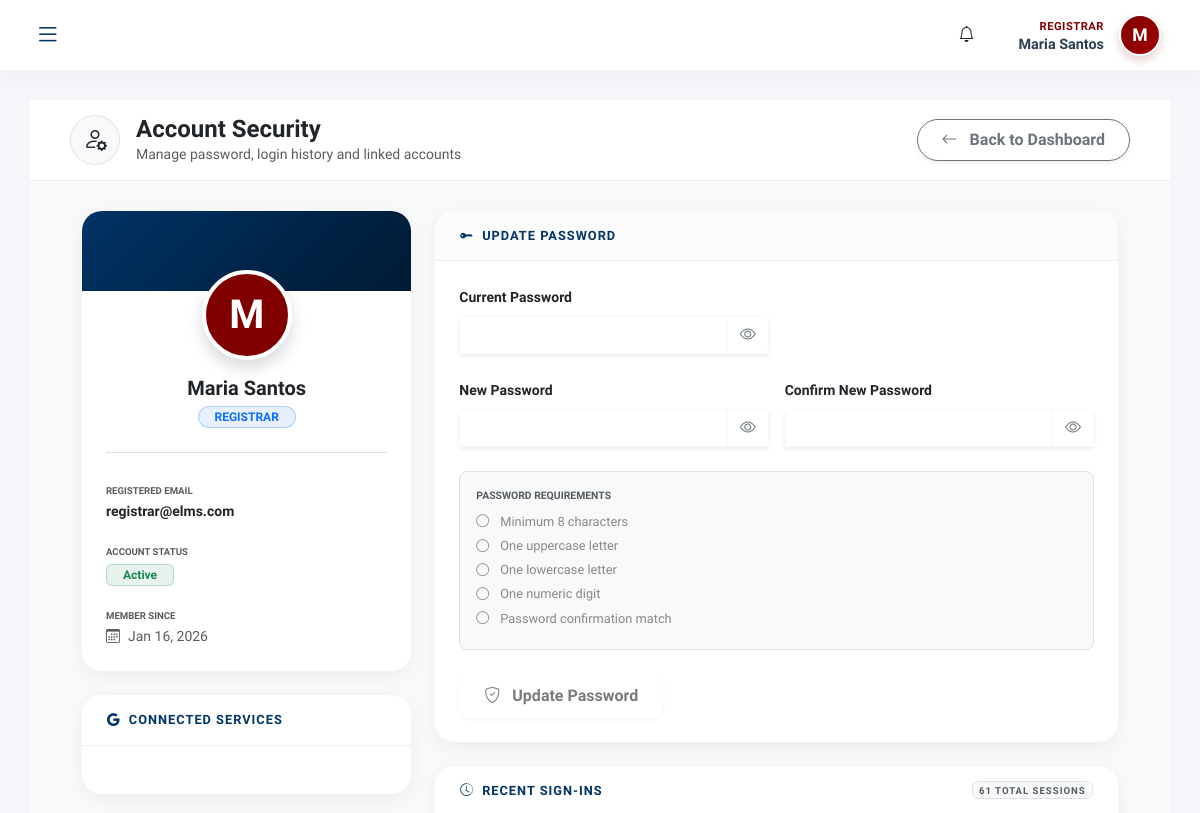
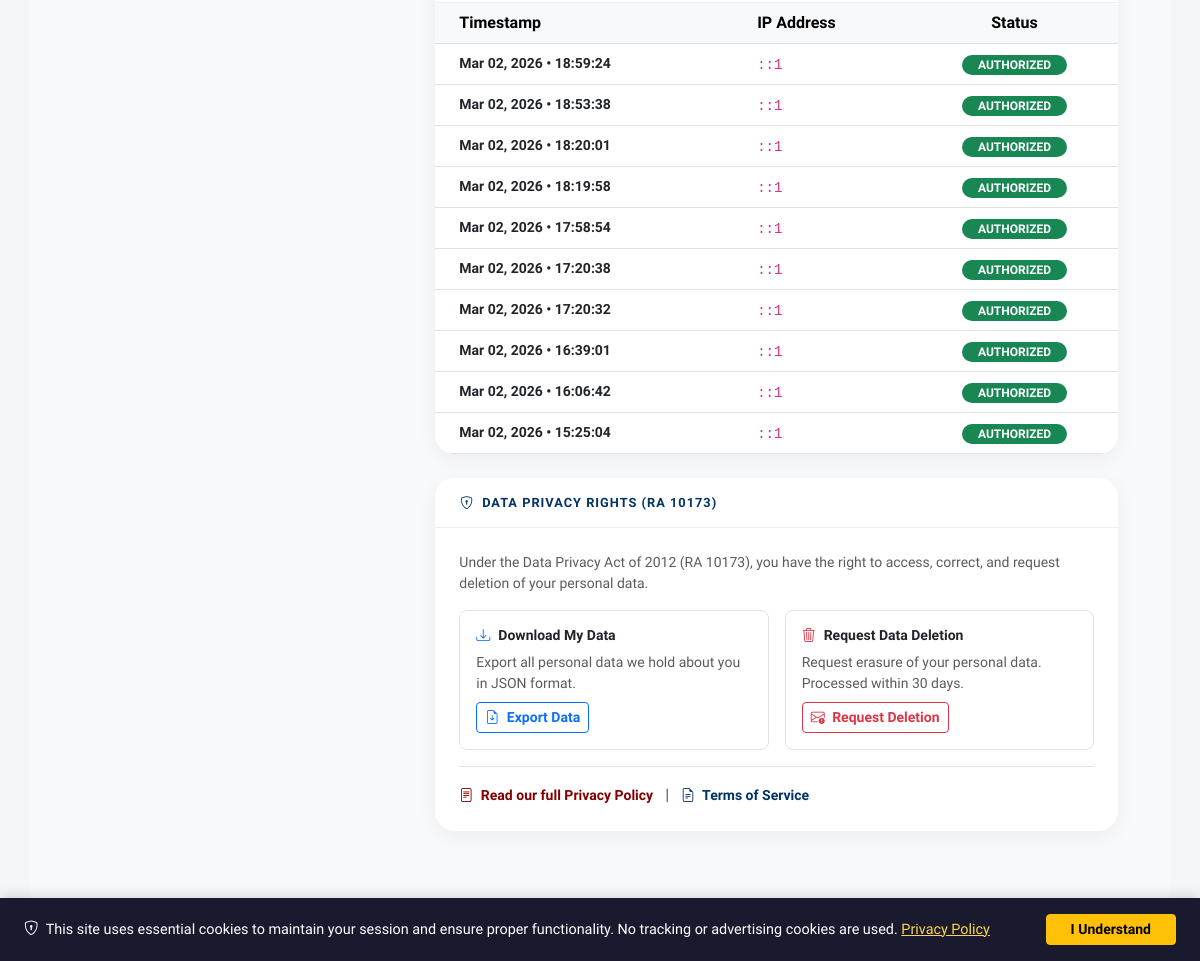
Screenshot of /modules/common/account_settings.php (signed in) with the database file from the repository (2 pictures, top to bottom).
### tables this page shows
CREATE TABLE `users` (
  `id` int(10) UNSIGNED NOT NULL,
  `email` varchar(100) NOT NULL,
  `password` varchar(255) NOT NULL,
  `status` enum('active','inactive') DEFAULT 'active',
  `last_login` datetime DEFAULT NULL,
  `created_at` timestamp NOT NULL DEFAULT current_timestamp(),
  `lock_count` int(11) NOT NULL DEFAULT 0,
  `last_locked_at` datetime DEFAULT NULL
);

### includes/email_helper.php (called while the page is built, shortened)
<?php
function get_security_setting($key, $default = null) {
    global $conn;
    $stmt = $conn->prepare("SELECT setting_value FROM security_settings WHERE setting_key = ?");
    $stmt->bind_param("s", $key);
    $stmt->execute();
    $result = $stmt->get_result();
    if ($row = $result->fetch_assoc()) {
        return $row['setting_value'];
    }
    return $default;
}
?>

### modules/common/account_settings.php (the view, shortened to what this page needs)
<?php
require_once __DIR__ . '/../../config/init.php';
require_once __DIR__ . '/../../includes/email_helper.php';
$user_id = $_SESSION['user_id'];
$role_id = $_SESSION['role_id'] ?? $_SESSION['role'] ?? 0;
$stmt = $pdo->prepare("SELECT u.*,
    COALESCE(
        (SELECT CONCAT(up.first_name, ' ', up.last_name) FROM user_profiles up WHERE up.user_id = u.id),
        u.email
    ) as full_name,
    (SELECT ur.role_id FROM user_roles ur WHERE ur.user_id = u.id LIMIT 1) as role_id,
    (SELECT ot.provider_user_id FROM oauth_tokens ot WHERE ot.user_id = u.id AND ot.provider = 'google' LIMIT 1) as google_email
    FROM users u WHERE u.id = ?");
$stmt->execute([$user_id]);
$user = $stmt->fetch(PDO::FETCH_ASSOC);
$role_names = [1 => 'Super Admin', 2 => 'School Admin', 3 => 'Branch Admin', 4 => 'Registrar', 5 => 'Teacher', 6 => 'Student'];
$role_name = $role_names[$role_id] ?? 'User';
$password_settings = [];
$settings_to_get = ['password_min_length', 'password_require_uppercase', 'password_require_lowercase', 'password_require_number', 'password_require_special', 'enable_google_login'];
foreach ($settings_to_get as $key) { $password_settings[$key] = get_security_setting($key); }
$login_history = [];
try {
    $stmt = $pdo->prepare("SELECT * FROM login_attempts WHERE email = ? ORDER BY attempted_at DESC LIMIT 10");
    $stmt->execute([$user['email']]);
    $login_history = $stmt->fetchAll(PDO::FETCH_ASSOC);
} catch (Exception $e) {}
$login_stats = ['total_logins' => 0, 'last_login' => null];
try {
    $stmt = $pdo->prepare("SELECT COUNT(*) as total, MAX(attempted_at) as last_login FROM login_attempts WHERE email = ? AND success = 1");
    $stmt->execute([$user['email']]);
    $stats = $stmt->fetch(PDO::FETCH_ASSOC);
    $login_stats['total_logins'] = $stats['total'] ?? 0;
    $login_stats['last_login'] = $stats['last_login'];
} catch (Exception $e) {}
$dashboard_paths = [
    1 => '../super_admin/dashboard.php',
    2 => '../school_admin/dashboard.php',
    3 => '../branch_admin/dashboard.php',
    4 => '../registrar/dashboard.php',
    5 => '../teacher/dashboard.php',
    6 => '../student/dashboard.php'
];
$back_url = $dashboard_paths[$role_id] ?? '../../index.php';
include '../../includes/header.php';
?>
<div class="header-fixed-part animate__animated animate__fadeInDown">
    <div class="d-flex align-items-center gap-3">
        <div class="d-flex align-items-center justify-content-center bg-light rounded-circle border text-maroon" style="width: 50px; height: 50px; font-size: 1.5rem;">
            <i class="bi bi-person-gear"></i>
        </div>
        <div>
            <h4 class="fw-bold mb-0 text-dark">Account Security</h4>
            <p class="text-muted small mb-0">Manage password, login history and linked accounts</p>
        </div>
    </div>
    <a href="<?php echo htmlspecialchars($back_url); ?>" class="btn btn-outline-secondary px-4 py-2 rounded-pill fw-bold shadow-sm transition-hover">
        <i class="bi bi-arrow-left me-2"></i> Back to Dashboard
    </a>
</div>
<div class="body-scroll-part">
    <div class="container-fluid" style="max-width: 1400px; margin: 0 auto;">
        <div class="row g-4">
            <div class="col-lg-4 animate__animated animate__fadeInLeft">
                <div class="settings-hero-card mb-4">
                    <div class="settings-banner"></div>
                    <div class="card-body p-4 text-center">
                        <div class="settings-avatar-wrapper">
                            <div class="avatar-circle mx-auto border-4 border-white shadow" style="width: 90px; height: 90px; font-size: 2.5rem; background: var(--maroon); color: white; display: flex; align-items: center; justify-content: center; border-radius: 50%;">
                                <?php echo strtoupper(substr($user['full_name'] ?? 'U', 0, 1)); ?>
                            </div>
                        </div>
                        <h5 class="fw-bold mt-3 mb-1 text-dark"><?php echo htmlspecialchars($user['full_name']); ?></h5>
                        <span class="badge bg-primary bg-opacity-10 text-primary border border-primary border-opacity-25 rounded-pill px-3 mb-4"><?php echo strtoupper($role_name); ?></span>
                        <div class="text-start border-top pt-4">
                            <div class="mb-3">
                                <label class="text-muted small fw-bold text-uppercase" style="font-size: 0.6rem;">Registered Email</label>
                                <div class="fw-bold text-dark small text-truncate"><?php echo htmlspecialchars($user['email']); ?></div>
                            </div>
                            <div class="mb-3">
                                <label class="text-muted small fw-bold text-uppercase" style="font-size: 0.6rem;">Account Status</label>
                                <div><span class="badge bg-success bg-opacity-10 text-success border border-success border-opacity-25 px-3"><?php echo ucfirst($user['status']); ?></span></div>
                            </div>
                            <div class="mb-0">
                                <label class="text-muted small fw-bold text-uppercase" style="font-size: 0.6rem;">Member Since</label>
                                <div class="small text-muted"><i class="bi bi-calendar3 me-2"></i><?php echo date('M d, Y', strtotime($user['created_at'])); ?></div>
                            </div>
                        </div>
                    </div>
                </div>
                <?php if ($password_settings['enable_google_login']): ?>
                <div class="card-modern">
                    <div class="card-header-modern bg-white"><i class="bi bi-google me-2"></i>Connected Services</div>
                    <div class="card-body p-4">
                    </div>
                </div>
                <?php endif; ?>
            </div>
            <div class="col-lg-8 animate__animated animate__fadeInRight">
                <div class="card-modern mb-4">
                    <div class="card-header-modern"><i class="bi bi-key-fill me-2"></i>Update Password</div>
                    <div class="card-body p-4">
                        <form method="post" id="passwordForm">
                            <div class="row g-3 mb-4">
                                <div class="col-md-6">
                                    <label class="form-label small fw-bold">Current Password</label>
                                    <div class="input-group shadow-sm">
                                        <input type="password" class="form-control border-light" id="current_password" name="current_password" required>
                                        <button class="btn btn-outline-secondary border-light toggle-password" type="button" data-target="current_password"><i class="bi bi-eye"></i></button>
                                    </div>
                                </div>
                            </div>
                            <div class="row g-3 mb-4">
                                <div class="col-md-6">
                                    <label class="form-label small fw-bold">New Password</label>
                                    <div class="input-group shadow-sm">
                                        <input type="password" class="form-control border-light" id="new_password" name="new_password" required>
                                        <button class="btn btn-outline-secondary border-light toggle-password" type="button" data-target="new_password"><i class="bi bi-eye"></i></button>
                                    </div>
                                </div>
                                <div class="col-md-6">
                                    <label class="form-label small fw-bold">Confirm New Password</label>
                                    <div class="input-group shadow-sm">
                                        <input type="password" class="form-control border-light" id="confirm_password" name="confirm_password" required>
                                        <button class="btn btn-outline-secondary border-light toggle-password" type="button" data-target="confirm_password"><i class="bi bi-eye"></i></button>
                                    </div>
                                </div>
                            </div>
                            <div class="p-3 rounded-3 bg-light border mb-4">
                                <p class="small fw-bold text-muted text-uppercase mb-2" style="font-size: 0.65rem;">Password Requirements</p>
                                <ul class="list-unstyled mb-0 password-requirements" id="passwordRequirements">
                                    <li id="req-length"><i class="bi bi-circle"></i> Minimum <?php echo $password_settings['password_min_length']; ?> characters</li>
                                    <?php if ($password_settings['password_require_uppercase']): ?><li id="req-upper"><i class="bi bi-circle"></i> One uppercase letter</li><?php endif; ?>
                                    <?php if ($password_settings['password_require_lowercase']): ?><li id="req-lower"><i class="bi bi-circle"></i> One lowercase letter</li><?php endif; ?>
                                    <?php if ($password_settings['password_require_number']): ?><li id="req-number"><i class="bi bi-circle"></i> One numeric digit</li><?php endif; ?>
                                    <li id="req-match"><i class="bi bi-circle"></i> Password confirmation match</li>
                                </ul>
                            </div>
                            <button type="submit" class="btn btn-maroon-save shadow-sm" id="changePasswordBtn" disabled>
                                <i class="bi bi-shield-check me-2"></i> Update Password
                            </button>
                        </form>
                    </div>
                </div>
                <div class="card-modern">
                    <div class="card-header-modern bg-white d-flex justify-content-between align-items-center">
                        <span><i class="bi bi-clock-history me-2"></i>Recent Sign-ins</span>
                        <span class="badge bg-light text-muted border"><?php echo $login_stats['total_logins']; ?> Total Sessions</span>
                    </div>
                    <div class="table-responsive">
                        <table class="table table-hover align-middle mb-0">
                            <thead class="table-light"><tr><th class="ps-4">Timestamp</th><th>IP Address</th><th class="text-center">Status</th></tr></thead>
                            <tbody>
                                <?php if (empty($login_history)): ?>
                                    <tr><td colspan="3" class="text-center py-4 text-muted small">No activity found.</td></tr>
                                <?php else: foreach ($login_history as $attempt): ?>
                                    <tr>
                                        <td class="ps-4 small fw-bold text-dark"><?php echo date('M d, Y • H:i:s', strtotime($attempt['attempted_at'])); ?></td>
                                        <td><code class="text-maroon"><?php echo htmlspecialchars($attempt['ip_address'] ?? '0.0.0.0'); ?></code></td>
                                        <td class="text-center">
                                            <span class="badge rounded-pill bg-<?php echo !empty($attempt['success']) ? 'success' : 'danger'; ?> px-3">
                                                <?php echo !empty($attempt['success']) ? 'AUTHORIZED' : 'FAILED'; ?>
                                            </span>
                                        </td>
                                    </tr>
                                <?php endforeach; endif; ?>
                            </tbody>
                        </table>
                    </div>
                </div>
                <div class="card-modern mt-4">
                    <div class="card-header-modern bg-white"><i class="bi bi-shield-lock me-2"></i>Data Privacy Rights (RA 10173)</div>
                    <div class="card-body p-4">
                        <p class="text-muted small mb-3">Under the Data Privacy Act of 2012 (RA 10173), you have the right to access, correct, and request deletion of your personal data.</p>
                        <div class="row g-3">
                            <div class="col-md-6">
                                <div class="border rounded-3 p-3 h-100">
                                    <h6 class="fw-bold small"><i class="bi bi-download me-2 text-primary"></i>Download My Data</h6>
                                    <p class="text-muted small mb-2">Export all personal data we hold about you in JSON format.</p>
                                    <form method="post">
                                        <button type="submit" class="btn btn-outline-primary btn-sm fw-bold"><i class="bi bi-file-earmark-arrow-down me-1"></i> Export Data</button>
                                    </form>
                                </div>
                            </div>
                            <div class="col-md-6">
                                <div class="border rounded-3 p-3 h-100">
                                    <h6 class="fw-bold small"><i class="bi bi-trash3 me-2 text-danger"></i>Request Data Deletion</h6>
                                    <p class="text-muted small mb-2">Request erasure of your personal data. Processed within 30 days.</p>
                                    <form method="post" onsubmit="return confirm('Are you sure? This will notify the administrator to begin the data deletion process.');">
                                        <button type="submit" class="btn btn-outline-danger btn-sm fw-bold"><i class="bi bi-envelope-exclamation me-1"></i> Request Deletion</button>
                                    </form>
                                </div>
                            </div>
                        </div>
                        <div class="mt-3 pt-3 border-top">
                            <a href="/elms_system/privacy_policy.php" class="text-decoration-none small fw-bold" style="color: var(--maroon);"><i class="bi bi-file-text me-1"></i> Read our full Privacy Policy</a>
                            <span class="mx-2 text-muted">|</span>
                            <a href="/elms_system/terms_of_service.php" class="text-decoration-none small fw-bold" style="color: var(--blue);"><i class="bi bi-file-earmark-text me-1"></i> Terms of Service</a>
                        </div>
                    </div>
                </div>
            </div>
        </div>
    </div>
</div>
<?php include '../../includes/footer.php'; ?>
</body>
</html>

### rows the page displays
users: email "registrar@elms.com", status "Active", created_at "Jan 16, 2026"

### other values shown
$_SESSION['role'] "REGISTRAR"
$_SESSION['name'] "Maria Santos"
substr($_SESSION['name'] ?? 'U', 0, 1) "M"
substr($user['full_name'] ?? 'U', 0, 1) "M"
$user['full_name'] "Maria Santos"
$role_name "REGISTRAR"
$password_settings['password_min_length'] "8"
$login_stats['total_logins'] "61"
date('M d, Y • H:i:s', strtotime($attempt['attempted_at'])) "Mar 02, 2026 • 18:59:24"
$attempt['ip_address'] "::1"
date('M d, Y • H:i:s', strtotime($attempt['attempted_at'])) "Mar 02, 2026 • 18:53:38"
date('M d, Y • H:i:s', strtotime($attempt['attempted_at'])) "Mar 02, 2026 • 18:20:01"
date('M d, Y • H:i:s', strtotime($attempt['attempted_at'])) "Mar 02, 2026 • 18:19:58"
date('M d, Y • H:i:s', strtotime($attempt['attempted_at'])) "Mar 02, 2026 • 17:58:54"
date('M d, Y • H:i:s', strtotime($attempt['attempted_at'])) "Mar 02, 2026 • 17:20:38"
